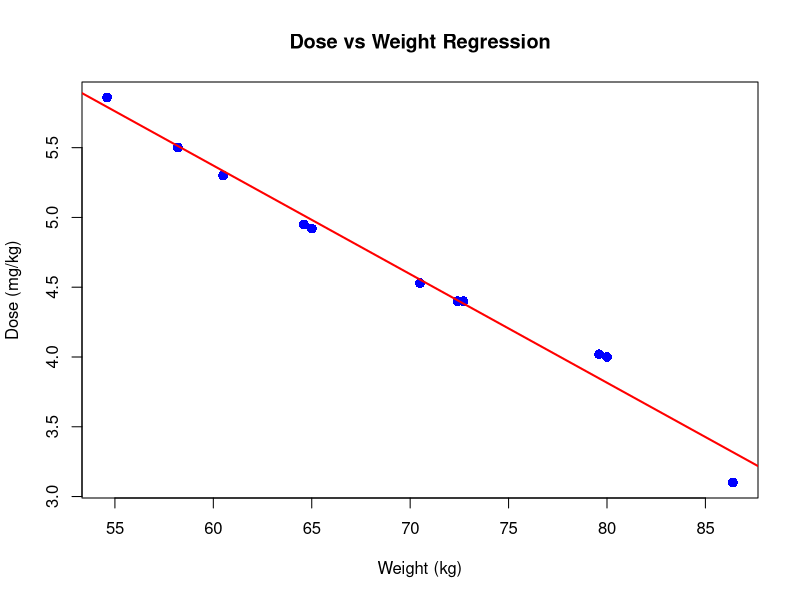

Write R code to recreate this figure.
# TEB2164 Lab10b - Almas Nasri - Linear Regression & KNN in R
# Submit this .R + screenshots/PDF to GA

# Packages (install if needed)
library(caTools)
library(e1071)
library(class)

# ACTIVITY 1: Theoph Linear Regression
data(Theoph)
model_theoph <- lm(Dose ~ Wt, data=Theoph)
summary(model_theoph)  # Screenshot: R²=0.9794, p<2e-16
plot(Theoph$Wt, Theoph$Dose, col="blue", pch=16, cex=1.3, 
     main="Dose vs Weight Regression", xlab="Weight (kg)", ylab="Dose (mg/kg)")
abline(model_theoph, col="red", lwd=2)  # Screenshot plot
new_weights <- data.frame(Wt = c(90, 95, 100))
predictions <- predict(model_theoph, new_weights)
print(predictions)  # 3.037, 2.648, 2.259 mg/kg - Screenshot

# DISCUSSION 1: Excellent fit (R²=97.9%); dose decreases 0.078 mg/kg per kg weight.

# ACTIVITY 2: ChickWeight KNN Classifier (predict Diet)
data(ChickWeight)
ChickWeight$weight <- as.numeric(as.character(ChickWeight$weight))
split_chick <- sample.split(ChickWeight, SplitRatio = 0.7)
train_chick <- subset(ChickWeight, split_chick == TRUE)
test_chick <- subset(ChickWeight, split_chick == FALSE)
train_target <- train_chick$Diet

features <- c("Time", "weight")
train_scale <- scale(train_chick[,features])
test_scale <- scale(test_chick[,features])

k_values <- c(1,3,5,7,15,19)
for(k in k_values) {
  knn_pred <- knn(train_scale, test_scale, cl=train_target, k=k)
  cm <- table(test_chick$Diet, knn_pred)
  acc <- 1 - mean(knn_pred != test_chick$Diet)
  cat("K=", k, "Accuracy:", round(acc,3), "\n")
  print(cm); cat("\n")
}
# Optimal K=19 (acc~0.38) - Screenshot highest acc matrix

# DISCUSSION 2: K=19 optimal (38.1% acc); high errors (off-diagonals) due to feature overlap.

cat("Lab10b COMPLETE - Submit .R + screenshots\n")
